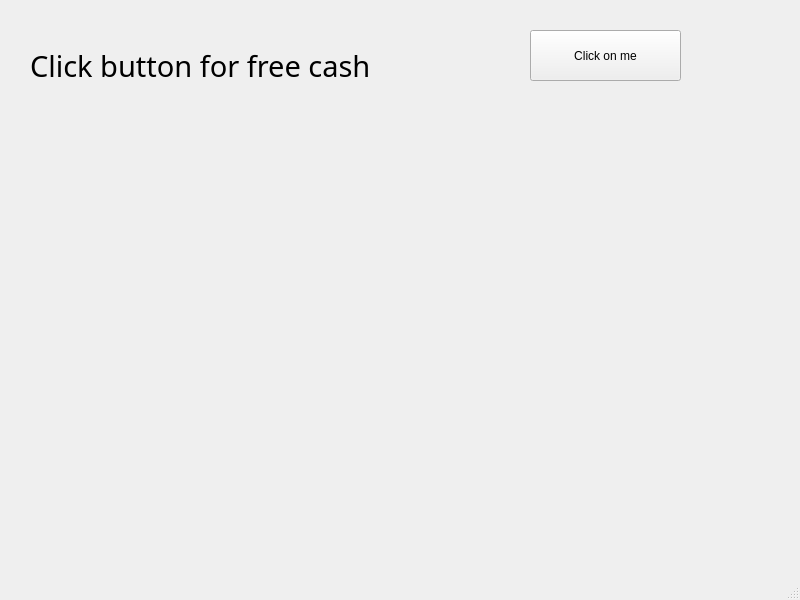
<?xml version="1.0" encoding="UTF-8"?>
<ui version="4.0">
 <class>MainWindow</class>
 <widget class="QMainWindow" name="MainWindow">
  <property name="geometry">
   <rect>
    <x>0</x>
    <y>0</y>
    <width>800</width>
    <height>600</height>
   </rect>
  </property>
  <property name="windowTitle">
   <string>MainWindow</string>
  </property>
  <widget class="QWidget" name="centralwidget">
   <widget class="QPushButton" name="btn1">
    <property name="geometry">
     <rect>
      <x>530</x>
      <y>30</y>
      <width>151</width>
      <height>51</height>
     </rect>
    </property>
    <property name="text">
     <string>Click on me</string>
    </property>
   </widget>
   <widget class="QLabel" name="label_hello">
    <property name="geometry">
     <rect>
      <x>30</x>
      <y>40</y>
      <width>451</width>
      <height>51</height>
     </rect>
    </property>
    <property name="font">
     <font>
      <family>Myanmar Text</family>
      <pointsize>22</pointsize>
     </font>
    </property>
    <property name="text">
     <string>Click button for free cash</string>
    </property>
   </widget>
  </widget>
  <widget class="QMenuBar" name="menubar">
   <property name="geometry">
    <rect>
     <x>0</x>
     <y>0</y>
     <width>800</width>
     <height>26</height>
    </rect>
   </property>
  </widget>
  <widget class="QStatusBar" name="statusbar"/>
 </widget>
 <resources/>
 <connections/>
</ui>
